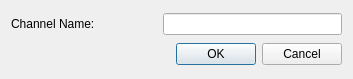
<?xml version="1.0" encoding="UTF-8"?>
<ui version="4.0">
 <class>AddChannel</class>
 <widget class="QDialog" name="AddChannel">
  <property name="geometry">
   <rect>
    <x>0</x>
    <y>0</y>
    <width>353</width>
    <height>79</height>
   </rect>
  </property>
  <property name="windowTitle">
   <string>Add Channel</string>
  </property>
  <property name="windowIcon">
   <iconset resource="res.qrc">
    <normaloff>:/icons/icons/flag-blue.png</normaloff>:/icons/icons/flag-blue.png</iconset>
  </property>
  <layout class="QGridLayout" name="gridLayout">
   <item row="0" column="0">
    <widget class="QLabel" name="labelChannelName">
     <property name="sizePolicy">
      <sizepolicy hsizetype="Fixed" vsizetype="Preferred">
       <horstretch>0</horstretch>
       <verstretch>0</verstretch>
      </sizepolicy>
     </property>
     <property name="minimumSize">
      <size>
       <width>146</width>
       <height>0</height>
      </size>
     </property>
     <property name="text">
      <string>Channel Name:</string>
     </property>
    </widget>
   </item>
   <item row="0" column="1">
    <widget class="QLineEdit" name="lineEditChannelName"/>
   </item>
   <item row="1" column="1">
    <widget class="QDialogButtonBox" name="buttonBox">
     <property name="orientation">
      <enum>Qt::Horizontal</enum>
     </property>
     <property name="standardButtons">
      <set>QDialogButtonBox::Cancel|QDialogButtonBox::Ok</set>
     </property>
    </widget>
   </item>
  </layout>
 </widget>
 <resources>
  <include location="res.qrc"/>
 </resources>
 <connections>
  <connection>
   <sender>buttonBox</sender>
   <signal>accepted()</signal>
   <receiver>AddChannel</receiver>
   <slot>accept()</slot>
   <hints>
    <hint type="sourcelabel">
     <x>248</x>
     <y>254</y>
    </hint>
    <hint type="destinationlabel">
     <x>157</x>
     <y>274</y>
    </hint>
   </hints>
  </connection>
  <connection>
   <sender>buttonBox</sender>
   <signal>rejected()</signal>
   <receiver>AddChannel</receiver>
   <slot>reject()</slot>
   <hints>
    <hint type="sourcelabel">
     <x>316</x>
     <y>260</y>
    </hint>
    <hint type="destinationlabel">
     <x>286</x>
     <y>274</y>
    </hint>
   </hints>
  </connection>
 </connections>
</ui>
